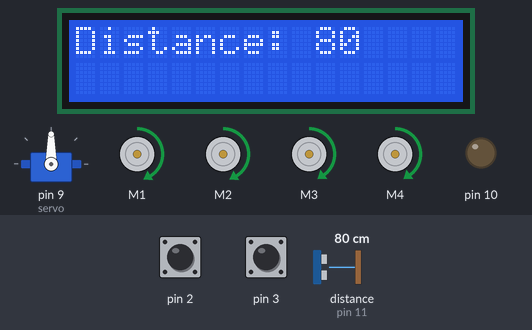
Bench run of a sketch on a simulated Arduino Uno, built with avr-gcc and run on an emulated ATmega328P. On the bench: servo, 4 × DC motor (green arrow = forward, orange = backward, longer = faster), 16×2 character LCD, output pins drawn as LEDs (lit = HIGH). Wiring (inferred from the names in the program): ultrasonic range finder: trigger pin 12; echo pin 11. Inputs (shaded band) come from the test bench; at power-on: distance to the obstacle (sensor on pin 11) 80 cm, pin 2 HIGH, pin 3 HIGH. The echo pulse lasts 58.3 µs per cm; pins used as bus, display or sensor lines are not drawn; what the sketch prints to the serial monitor is not drawn.

Above: at 1.9 s.
2.0 s: distance to the obstacle (sensor on pin 11) set to 44 cm
At 3.4 s:
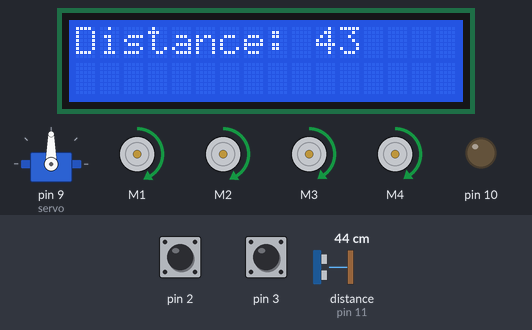
3.8 s: distance to the obstacle (sensor on pin 11) set to 38 cm
At 6.7 s:
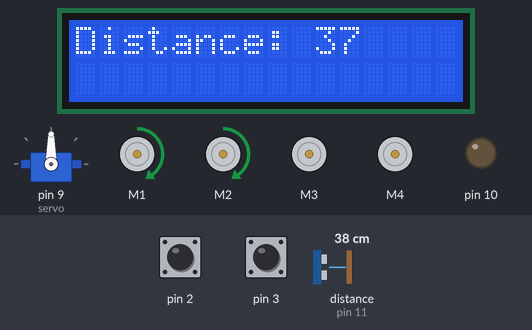
6.8 s: distance to the obstacle (sensor on pin 11) set to 2 cm
At 8.9 s:
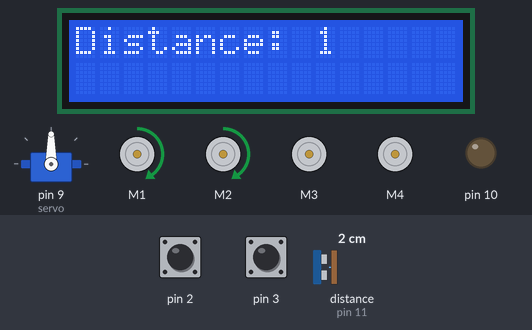
Timing chart, 0 to 10.4 s (numbered marks = the images above; inputs shaded):
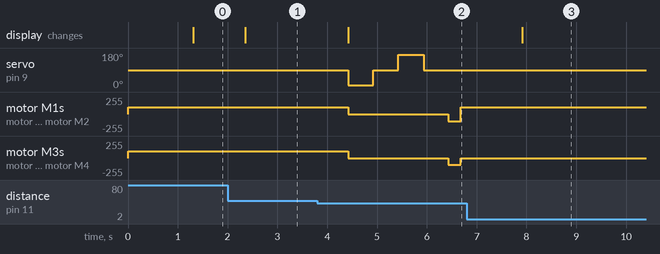

The sketch:

robot.ino
```cpp
int Trig = 12;
int Echo = 11;
int distance;        //odległość w cm
int previousDistance = 400;
long return_time;     //długość powrotnego impulsu w uS

static unsigned long lastTime = 0;

uint8_t speed = 100;

volatile unsigned int right_steps = 0;
volatile unsigned int left_steps = 0;

volatile unsigned long last_time_right = 0;
volatile unsigned long last_time_left = 0;

volatile byte counter_left = 0;
volatile byte counter_right = 0;

volatile bool end_turn = false;

#include <Wire.h>
#include <Adafruit_MotorShield.h>
#include <Servo.h>
#include <LiquidCrystal_I2C.h>

Adafruit_MotorShield AFMS = Adafruit_MotorShield();
Adafruit_DCMotor *motor1 = AFMS.getMotor(1); // LEWY PRZEDNI
Adafruit_DCMotor *motor2 = AFMS.getMotor(2); // LEWY TYLNI
Adafruit_DCMotor *motor3 = AFMS.getMotor(3); // PRAWY PRZEDNI
Adafruit_DCMotor *motor4 = AFMS.getMotor(4); // PRAWY TYLNI

Servo servo;

boolean move = true;

LiquidCrystal_I2C lcd(0x27, 2, 1, 0, 4, 5, 6, 7, 3, POSITIVE);  // Ustawienie adresu ukladu na 0x27

void setup() {
  Serial.begin(9600);
  Serial.println("Adafruit Motorshield v2 - DC Motor test!");

  pinMode(Trig, OUTPUT);
  pinMode(Echo, INPUT);
  pinMode(10,OUTPUT);

  AFMS.begin();  // create with the default frequency 1.6KHz
  servo.write(90);
  servo.attach(9);
  servo.write(90);

  pinMode(2,INPUT_PULLUP);
  pinMode(3,INPUT_PULLUP);
  attachInterrupt(digitalPinToInterrupt(2),on_rotate_right,FALLING);
  attachInterrupt(digitalPinToInterrupt(3),on_rotate_left,FALLING);
  ride(speed,true,0);
  lcd.begin(16,2);
  // tone(10, 300, 1000);
  //lcd.noBacklight();
}

void loop() {
//    servo.write(90);

  if(end_turn == true) {
    ride(speed,true,0);
    end_turn = false;
    move = true;
  }

  byte i;
  measure_distance();
  unsigned long timeNow = millis();
  delay(200);
  if(timeNow - lastTime > 1000) {
    lastTime = timeNow;
    print_distance();
  }

  if(distance < 40 && previousDistance < 40 && distance > 0 && move == true) {
    print_distance();
    move = false;
    stop();
 //   tone(10, 500, 300);
    makeDecisionWhereToTurnDuringStop();
//    ride(speed,true,0);
//   move = true;
  }
  previousDistance = distance;
}
```

distance.ino
```cpp
void measure_distance ()
{
  digitalWrite(Trig, LOW);        //ustawienie stanu wysokiego na 2 uS - impuls inicjalizujacy - patrz dokumentacja
  delayMicroseconds(2);
  digitalWrite(Trig, HIGH);       //ustawienie stanu wysokiego na 10 uS - impuls inicjalizujacy - patrz dokumentacja
  delayMicroseconds(15);
  digitalWrite(Trig, LOW);
  digitalWrite(Echo, HIGH);
  return_time = pulseIn(Echo, HIGH);
  distance = return_time / 58;                //szerokość odbitego impulsu w uS podzielone przez 58 to odleglosc w cm - patrz dokumentacja
}
```

interrupts.ino
```cpp
void on_rotate_right() {
  unsigned long time_now = millis();
  if(time_now - last_time_right < 50)
    return;
   right_steps++;
   last_time_right = time_now;

   if(counter_right > 0) {
    counter_right -=1;
//
//    Serial.println("Counter right");
//    Serial.println(counter_right);

    if(counter_right == 0) {
      end_turn = true;
    }
  }
}

void on_rotate_left() {
  unsigned long time_now = millis();
  if(time_now - last_time_left < 50)
    return;
  left_steps++;
  last_time_left = time_now;


  if(counter_left > 0) {
    counter_left -=1;
//
//     Serial.println("Counter left");
//    Serial.println(counter_left);

     if(counter_left == 0) {
        end_turn = true;
    }
  }

}
```

movements.ino
```cpp
void turn_left() {
  motor1->run(RELEASE);
  motor2->run(RELEASE);
  motor3->run(FORWARD);
  motor4->run(FORWARD);

  motor3->setSpeed(100);
  motor4->setSpeed(100);

  counter_right = 48;

//  int steps = right_steps;
//  steps = steps + 10;
//  while(right_steps < steps) {
//    delay(100);
//  }

//  delay(2000);
//  motor3->run(RELEASE);
//  motor4->run(RELEASE);
}

void turn_right() {
  motor1->run(FORWARD);
  motor2->run(FORWARD);
  motor3->run(RELEASE);
  motor4->run(RELEASE);

  motor1->setSpeed(100);
  motor2->setSpeed(100);

  counter_left = 48;

//  int steps = left_steps;
//  steps = steps + 10;
//  while(left_steps < steps) {
//    delay(100);
//  }
//  delay(2000);
//  motor1->run(RELEASE);
//  motor2->run(RELEASE);
}

void ride(int speed, bool direction,byte time){
    motor1->setSpeed(speed+5);
    motor2->setSpeed(speed+5);
    motor3->setSpeed(speed);
    motor4->setSpeed(speed);

    if(direction == true) {
      motor1->run(FORWARD);
      motor2->run(FORWARD);
      motor3->run(FORWARD);
      motor4->run(FORWARD);
    }
    else {
      motor1->run(BACKWARD);
      motor2->run(BACKWARD);
      motor3->run(BACKWARD);
      motor4->run(BACKWARD);
    }

    if(time>0) {
      delay(time);
      stop();
    }
}

void stop() {
  motor1->run(RELEASE);
  motor2->run(RELEASE);
  motor3->run(RELEASE);
  motor4->run(RELEASE);
}
```

thinking.ino
```cpp
void makeDecisionWhereToTurnDuringStop(){
  servo.write(10);
  delay(500);
  measure_distance();
  int left = distance;
  servo.write(90);
  delay(500);
  measure_distance();
  int center = distance;
  servo.write(170);
  delay(500);
  measure_distance();
  int right = distance;
  servo.write(90);
  delay(500);

  if (right >= center && right >= left) {
    ride(100,false,250);
    turn_right();
  }
  else if (left >= right  && left >=center) {
    ride(100,false,250);
    turn_left();

  }
  else {
    end_turn = true;
  }
}
```

lcd.ino
```cpp
void print_distance() {
    lcd.clear();
    lcd.setCursor(0,0);
    lcd.print("Distance: ");
    lcd.print(distance);
}
```

Measured:
- the behaviour switches between 41 and 40 cm on distance to the obstacle (sensor on pin 11) (found by bisection; images 1 and 2)
- after the input at 2.0 s, the display: changes after 0.35 s (image 1)
- after the input at 3.8 s, servo on pin 9 (servo): 90° → 10° after 0.62 s, → 90° 0.50 s later, → 170° 0.50 s later, → 90° 0.50 s later; motor M1: forward 105/255 → stopped after 0.62 s, → backward 105/255 2.0 s later, → forward 100/255 0.25 s later
- after the input at 6.8 s, the display: changes after 1.1 s (image 3)
